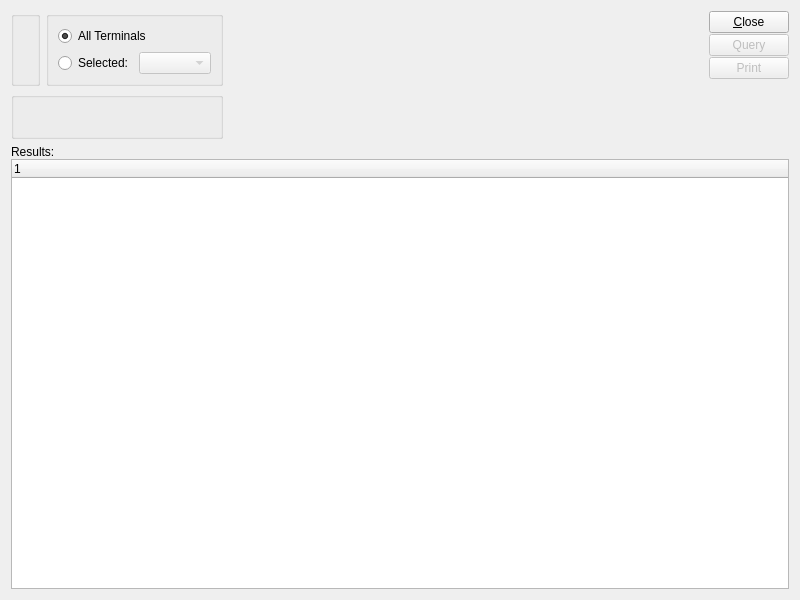
<?xml version="1.0" encoding="UTF-8"?>
<ui version="4.0">
 <comment>This file is part of the xTuple ERP: PostBooks Edition, a free and
open source Enterprise Resource Planning software suite,
Copyright (c) 1999-2009 by OpenMFG LLC, d/b/a xTuple.
It is licensed to you under the Common Public Attribution License
version 1.0, the full text of which (including xTuple-specific Exhibits)
is available at www.xtuple.com/CPAL.  By using this software, you agree
to be bound by its terms.</comment>
 <class>dspDetailedRegisterHistory</class>
 <widget class="QWidget" name="dspDetailedRegisterHistory">
  <property name="geometry">
   <rect>
    <x>0</x>
    <y>0</y>
    <width>800</width>
    <height>600</height>
   </rect>
  </property>
  <property name="windowTitle">
   <string>Detailed Register History</string>
  </property>
  <layout class="QGridLayout" name="gridLayout_6">
   <item row="0" column="0">
    <layout class="QGridLayout" name="gridLayout_5">
     <item row="0" column="0">
      <layout class="QHBoxLayout" name="horizontalLayout">
       <item>
        <layout class="QGridLayout" name="gridLayout_2">
         <item row="0" column="0">
          <widget class="WarehouseGroup" name="_site">
           <property name="title">
            <string/>
           </property>
          </widget>
         </item>
         <item row="0" column="1">
          <widget class="QGroupBox" name="_terminalGroup">
           <property name="title">
            <string/>
           </property>
           <layout class="QGridLayout" name="gridLayout_4">
            <item row="0" column="0" colspan="2">
             <widget class="QRadioButton" name="_allTerminals">
              <property name="text">
               <string>All Terminals</string>
              </property>
              <property name="checked">
               <bool>true</bool>
              </property>
             </widget>
            </item>
            <item row="1" column="0">
             <widget class="QRadioButton" name="_specificTerminal">
              <property name="text">
               <string>Selected:</string>
              </property>
             </widget>
            </item>
            <item row="1" column="1">
             <widget class="XComboBox" name="_terminal">
              <property name="enabled">
               <bool>false</bool>
              </property>
             </widget>
            </item>
           </layout>
          </widget>
         </item>
         <item row="1" column="0" colspan="2">
          <widget class="QGroupBox" name="_dateGroup">
           <property name="title">
            <string/>
           </property>
           <layout class="QGridLayout" name="gridLayout_3">
            <item row="0" column="0">
             <widget class="DateCluster" name="_dates">
              <property name="focusPolicy">
               <enum>Qt::StrongFocus</enum>
              </property>
             </widget>
            </item>
            <item row="0" column="1">
             <spacer name="horizontalSpacer_2">
              <property name="orientation">
               <enum>Qt::Horizontal</enum>
              </property>
              <property name="sizeHint" stdset="0">
               <size>
                <width>40</width>
                <height>20</height>
               </size>
              </property>
             </spacer>
            </item>
           </layout>
          </widget>
         </item>
        </layout>
       </item>
       <item>
        <spacer name="horizontalSpacer">
         <property name="orientation">
          <enum>Qt::Horizontal</enum>
         </property>
         <property name="sizeHint" stdset="0">
          <size>
           <width>40</width>
           <height>20</height>
          </size>
         </property>
        </spacer>
       </item>
       <item>
        <layout class="QVBoxLayout" name="verticalLayout">
         <property name="spacing">
          <number>1</number>
         </property>
         <item>
          <widget class="QPushButton" name="_close">
           <property name="text">
            <string>&amp;Close</string>
           </property>
          </widget>
         </item>
         <item>
          <widget class="QPushButton" name="_query">
           <property name="enabled">
            <bool>false</bool>
           </property>
           <property name="text">
            <string>Query</string>
           </property>
          </widget>
         </item>
         <item>
          <widget class="QPushButton" name="_print">
           <property name="enabled">
            <bool>false</bool>
           </property>
           <property name="text">
            <string>Print</string>
           </property>
          </widget>
         </item>
         <item>
          <spacer name="verticalSpacer">
           <property name="orientation">
            <enum>Qt::Vertical</enum>
           </property>
           <property name="sizeType">
            <enum>QSizePolicy::Expanding</enum>
           </property>
           <property name="sizeHint" stdset="0">
            <size>
             <width>20</width>
             <height>0</height>
            </size>
           </property>
          </spacer>
         </item>
        </layout>
       </item>
      </layout>
     </item>
     <item row="1" column="0">
      <widget class="QFrame" name="_frame">
       <property name="sizePolicy">
        <sizepolicy hsizetype="Preferred" vsizetype="Expanding">
         <horstretch>0</horstretch>
         <verstretch>1</verstretch>
        </sizepolicy>
       </property>
       <property name="frameShape">
        <enum>QFrame::NoFrame</enum>
       </property>
       <property name="frameShadow">
        <enum>QFrame::Raised</enum>
       </property>
       <layout class="QGridLayout" name="gridLayout">
        <property name="margin">
         <number>0</number>
        </property>
        <item row="0" column="0">
         <layout class="QVBoxLayout" name="verticalLayout_2">
          <property name="spacing">
           <number>0</number>
          </property>
          <item>
           <widget class="QLabel" name="_resultsLit">
            <property name="text">
             <string>Results:</string>
            </property>
            <property name="buddy">
             <cstring>_results</cstring>
            </property>
           </widget>
          </item>
          <item>
           <widget class="XTreeWidget" name="_results"/>
          </item>
         </layout>
        </item>
       </layout>
      </widget>
     </item>
    </layout>
   </item>
  </layout>
 </widget>
 <customwidgets>
  <customwidget>
   <class>DateCluster</class>
   <extends>QWidget</extends>
   <header>datecluster.h</header>
  </customwidget>
  <customwidget>
   <class>WarehouseGroup</class>
   <extends>QGroupBox</extends>
   <header>warehousegroup.h</header>
  </customwidget>
  <customwidget>
   <class>XComboBox</class>
   <extends>QComboBox</extends>
   <header>xcombobox.h</header>
  </customwidget>
  <customwidget>
   <class>XTreeWidget</class>
   <extends>QTreeWidget</extends>
   <header>xtreewidget.h</header>
  </customwidget>
 </customwidgets>
 <tabstops>
  <tabstop>_allTerminals</tabstop>
  <tabstop>_specificTerminal</tabstop>
  <tabstop>_terminal</tabstop>
  <tabstop>_dates</tabstop>
  <tabstop>_query</tabstop>
  <tabstop>_print</tabstop>
  <tabstop>_close</tabstop>
 </tabstops>
 <resources/>
 <connections>
  <connection>
   <sender>_close</sender>
   <signal>clicked()</signal>
   <receiver>dspDetailedRegisterHistory</receiver>
   <slot>close()</slot>
   <hints>
    <hint type="sourcelabel">
     <x>843</x>
     <y>46</y>
    </hint>
    <hint type="destinationlabel">
     <x>246</x>
     <y>7</y>
    </hint>
   </hints>
  </connection>
  <connection>
   <sender>_specificTerminal</sender>
   <signal>toggled(bool)</signal>
   <receiver>_terminal</receiver>
   <slot>setEnabled(bool)</slot>
   <hints>
    <hint type="sourcelabel">
     <x>104</x>
     <y>82</y>
    </hint>
    <hint type="destinationlabel">
     <x>186</x>
     <y>83</y>
    </hint>
   </hints>
  </connection>
 </connections>
</ui>
